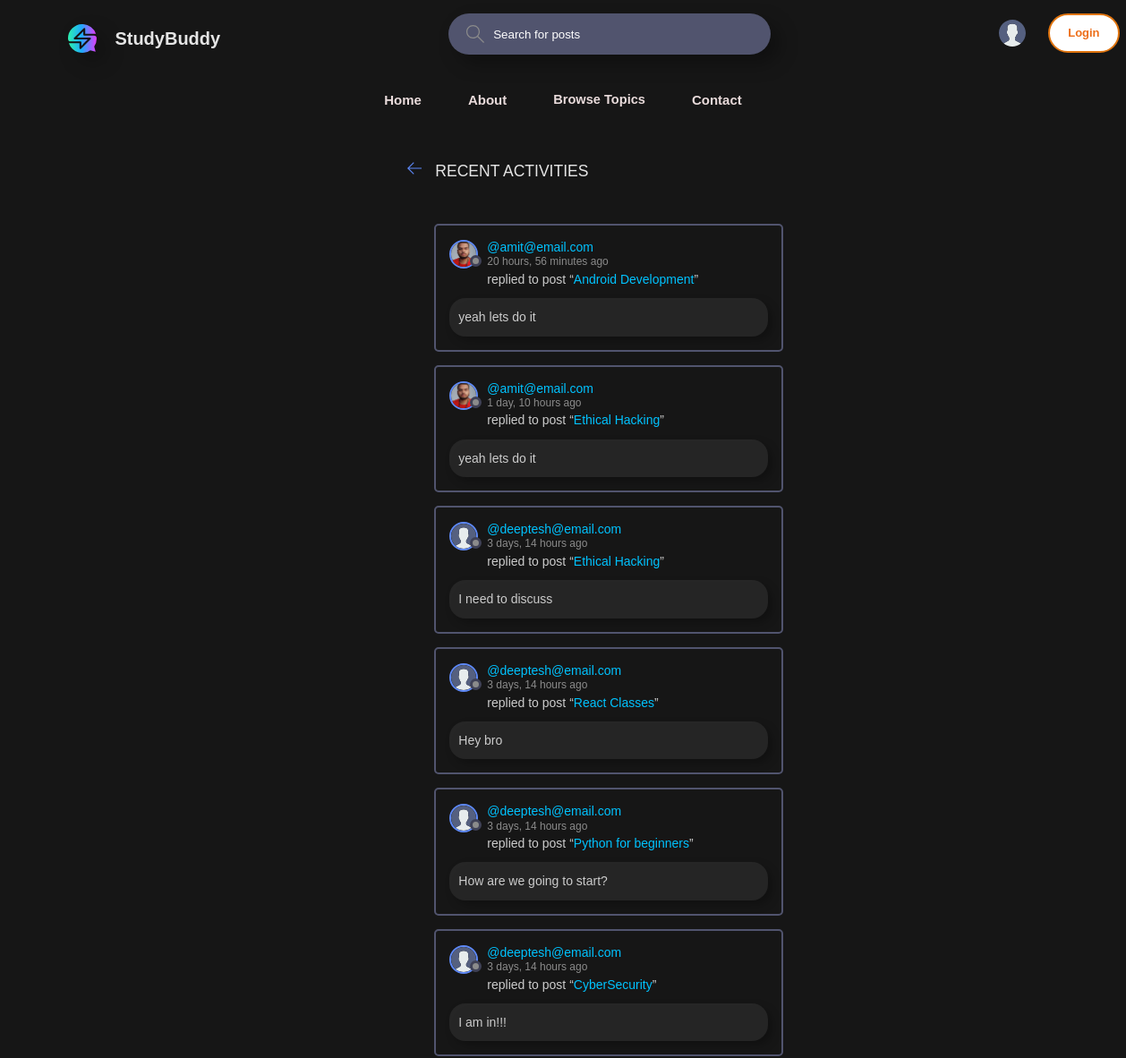
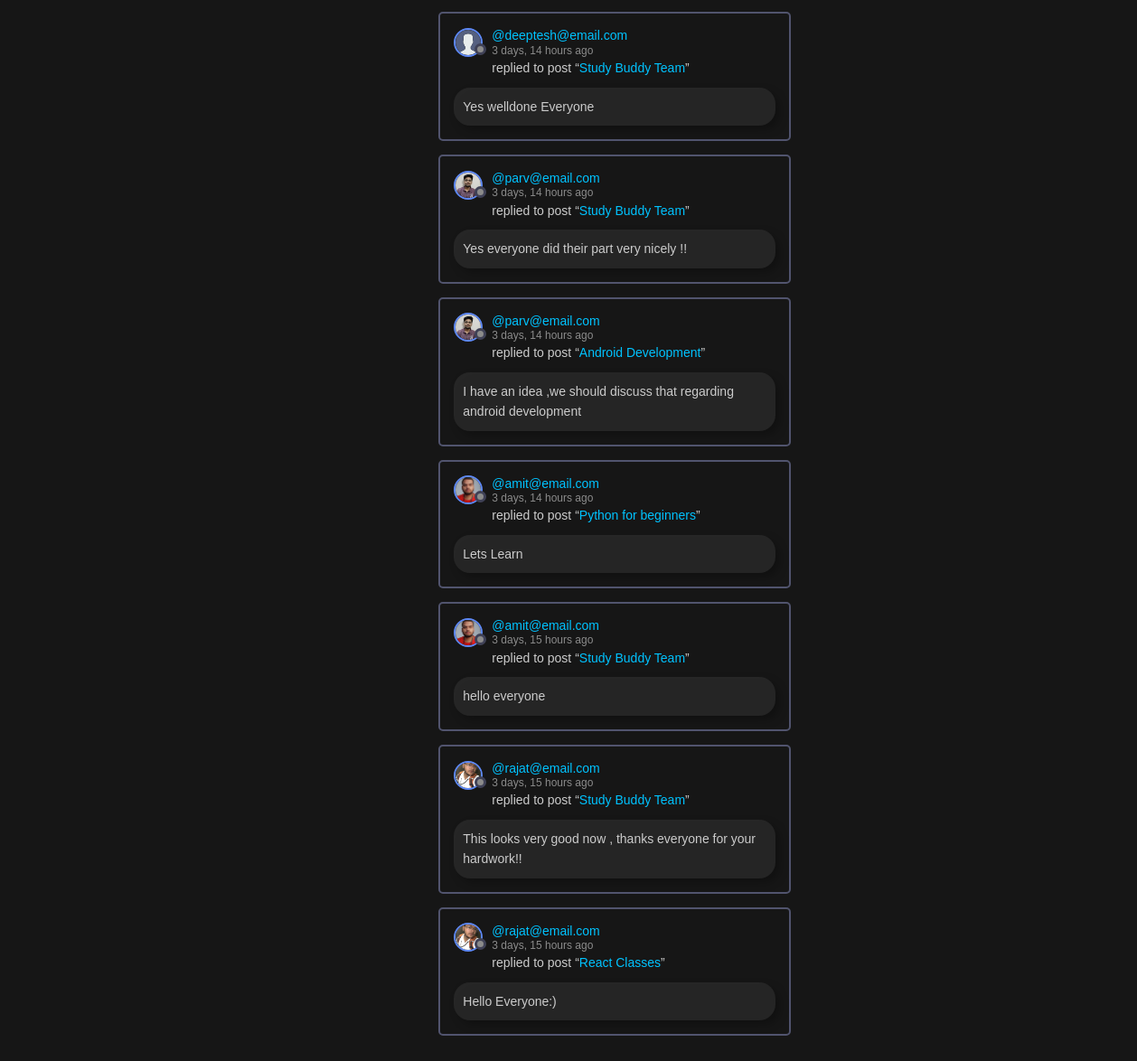
The page /activity/ on the database its author committed (2 pictures, top to bottom).
### base/models.py (models this page shows, shortened)
class Message(models.Model):
    user = models.ForeignKey(User, on_delete=models.CASCADE)
    room = models.ForeignKey(Room, on_delete=models.CASCADE)
    body = models.TextField()
    updated = models.DateTimeField(auto_now=True)
    created = models.DateTimeField(auto_now_add=True)
    class Meta:
        ordering = ['-updated', '-created']

class User(AbstractUser):
    name = models.CharField(max_length=200, null=True)
    email = models.EmailField(unique=True, null=True)
    bio = models.TextField(null=True)
    avatar = models.ImageField(null=True, default="avatar.svg")
    USERNAME_FIELD = 'email'
    REQUIRED_FIELDS = []

class Room(models.Model):
    host = models.ForeignKey(User, on_delete=models.SET_NULL, null=True)
    topic = models.ForeignKey(Topic, on_delete=models.SET_NULL, null=True)
    name = models.CharField(max_length=200)
    description = models.TextField(null=True, blank=True)
    participants = models.ManyToManyField(
        User, related_name='participants', blank=True)
    updated = models.DateTimeField(auto_now=True)
    created = models.DateTimeField(auto_now_add=True)
    class Meta:
        ordering = ['-updated', '-created']
    def __str__(self):
        return self.name

### base/views.py (the view)
# urls.py: path('activity/', views.activityPage, name="activity"),
def activityPage(request):
    room_messages = Message.objects.all()
    return render(request, 'base/activity.html', {'room_messages': room_messages})

### base/templates/base/activity.html (shortened to what this page needs)
{% extends 'main.html' %}
{% block content %}
<main class="layout">
  <div class="container">
    <div class="layout__box">
      <div class="layout__boxHeader">
        <div class="layout__boxTitle">
          <a href="{% url 'home' %}">
            <svg version="1.1" xmlns="http://www.w3.org/2000/svg" width="32" height="32" viewBox="0 0 32 32">
              <title>arrow-left</title>
              <path
                d="M13.723 2.286l-13.723 13.714 13.719 13.714 1.616-1.611-10.96-10.96h27.625v-2.286h-27.625l10.965-10.965-1.616-1.607z">
              </path>
              </path>
            </svg>
          </a>
          <h3>Recent Activities</h3>
        </div>
      </div>
      <div class="activities-page layout__body">
        {% for message in room_messages %}
        <div class="activities__box">
          <div class="activities__boxHeader roomListRoom__header">
            <a href="{% url 'user-profile' message.user.id %}" class="roomListRoom__author">
              <div class="avatar avatar--small">
                <img src="{{message.user.avatar.url}}" />
              </div>
              <p>
                @{{message.user}}
                <span>{{message.created|timesince}} ago</span>
              </p>
            </a>
          </div>
          <div class="activities__boxContent">
            <p>replied to post “<a href="{% url 'room' message.room.id %}">{{message.room}}</a>”</p>
            <div class="activities__boxRoomContent">
              {{message.body}}
            </div>
          </div>
        </div>
        {% endfor %}
      </div>
    </div>
  </div>
</main>
{% endblock content %}

### static/styles/style.css (style rules this page uses)
body::before { content: ""; position: fixed; top: 0; left: 0; width: 100%; height: 100%; background: rgba(0, 0, 0, 0.151); z-index: -1; }
:root { --color-main: #618dfff7; --color-main-light: #e1f6fb; --color-dark: #3f4156; --color-dark-medium: #51546e; --color-dark-light: rgb(23 34 42 / 88%); --color-light: #e5e5e5; --color-gray: #8b8b8b; --color-light-gray: #b2bdbd; --color-bg: #1c1c1c; --color-success: #5dd693; --color-error: #fc4b0b; }
* { font-family: "DM Sans", -apple-system, BlinkMacSystemFont, "Segoe UI", Roboto, Oxygen, Ubuntu, Cantarell, "Open Sans", "Helvetica Neue", sans-serif; margin: 0; padding: 0; box-sizing: border-box; text-rendering: optimizeLegibility; }
html { font-size: 56.25%; }
@media only screen and (min-width: 1200px) { html { font-size: 62.5%; } }
body { margin: 0; font-family: 'Arial', sans-serif; }
body { line-height: 1.6; font-weight: 400; font-size: 1.5rem; color: var(--color-light-gray); background-color: var(--color-bg); background: url("21.jpg"); background-size: cover; background-repeat: no-repeat; min-height: 100vh; overflow : auto; }
img { width: 100%; }
a { display: inline-block; color: #00c3ff; text-decoration: none; }
.container { max-width: 120rem; width: 90%; margin: auto; }
.avatar { position: relative; display: inline-block; border-radius: 50%; border: 2px solid var(--color-main); }
.avatar img { display: block; border-radius: 50%; object-fit: cover; object-position: center; }
.avatar::after { content: ""; display: block; position: absolute; background-color: var(--color-gray); z-index: 111; border-radius: 50%; border: 0.3rem solid var(--color-dark); }
.avatar.avatar--small img { width: 2.8rem; height: 2.8rem; }
.avatar.avatar--small:after { width: 0.7rem; height: 0.7rem; bottom: 0px; right: -6px; }
.layout { margin-top: 2.4rem; }
.layout > .container { display: flex; justify-content: space-between; align-items: flex-start; }
.layout__box { width: 90%; max-width: 48rem; min-height: 40rem; position: absolute; position: absolute; left: 35%; border-radius: 1rem; overflow: hidden; }
.layout__boxHeader { display: flex; padding: 1.5rem; }
.layout__boxTitle { display: flex; gap: 1.5rem; align-items: center; }
.layout__boxTitle h3 { text-transform: uppercase; font-weight: 500; color: var(--color-light); }
.layout__boxTitle svg { width: 1.6rem; height: 1.6rem; fill: var(--color-main); }
.layout__body { margin: 3rem; }
.roomListRoom__header { display: flex; justify-content: space-between; align-items: center; }
.roomListRoom__author { font-weight: 500; display: flex; align-items: center; gap: 1rem; }
.activities__box { margin: 1.5rem; padding: 1.5rem; border: 2px solid var(--color-dark-medium); border-radius: 5px; }
.activities__boxHeader p { font-size: 1.4rem; line-height: 1.3; }
.activities__boxHeader p span { color: var(--color-gray); font-size: 1.2rem; display: block; }
.activities__boxContent { margin-left: 4.2rem; }
.activities__boxContent { font-size: 1.4rem; }
.activities__boxRoomContent { background: #2b2a2acf; padding: 1rem; border-radius: 18px; filter: drop-shadow(5px 5px 5px rgba(0, 0, 0, 0.3)); margin-top: 1rem; margin-left: -4.2rem; }
* { margin: 0; padding: 0; box-sizing: border-box; font-family: 'Poppins', sans-serif; }
body { background: url("21.jpg"); background-size: cover; background-repeat: no-repeat; background-attachment: fixed; }
body { background-color: #1a1a1a; color: #ccc; font-family: 'Arial', sans-serif; }

### rows shown on the page
Message: user.avatar (picture), user "amit@email.com", created "20 hours, 56 minutes", room "Android Development", body "yeah lets do it"
Message: user.avatar (picture), user "amit@email.com", created "1 day, 10 hours", room "Ethical Hacking", body "yeah lets do it"
Message: user.avatar (placeholder picture), user "deeptesh@email.com", created "3 days, 14 hours", room "Ethical Hacking", body "I need to discuss"
Message: user.avatar (placeholder picture), user "deeptesh@email.com", created "3 days, 14 hours", room "React Classes", body "Hey bro"
Message: user.avatar (placeholder picture), user "deeptesh@email.com", created "3 days, 14 hours", room "Python for beginners", body "How are we going to start?"
Message: user.avatar (placeholder picture), user "deeptesh@email.com", created "3 days, 14 hours", room "CyberSecurity", body "I am in!!!"
Message: user.avatar (placeholder picture), user "deeptesh@email.com", created "3 days, 14 hours", room "Study Buddy Team", body "Yes welldone Everyone"
Message: user.avatar (picture), user "parv@email.com", created "3 days, 14 hours", room "Study Buddy Team", body "Yes everyone did their part very nicely !!"
Message: user.avatar (picture), user "parv@email.com", created "3 days, 14 hours", room "Android Development", body "I have an idea ,we should discuss that regarding android development"
Message: user.avatar (picture), user "amit@email.com", created "3 days, 14 hours", room "Python for beginners", body "Lets Learn"
Message: user.avatar (picture), user "amit@email.com", created "3 days, 15 hours", room "Study Buddy Team", body "hello everyone"
Message: user.avatar (picture), user "rajat@email.com", created "3 days, 15 hours", room "Study Buddy Team", body "This looks very good now , thanks everyone for your hardwork!!"
Message: user.avatar (picture), user "rajat@email.com", created "3 days, 15 hours", room "React Classes", body "Hello Everyone:)"
